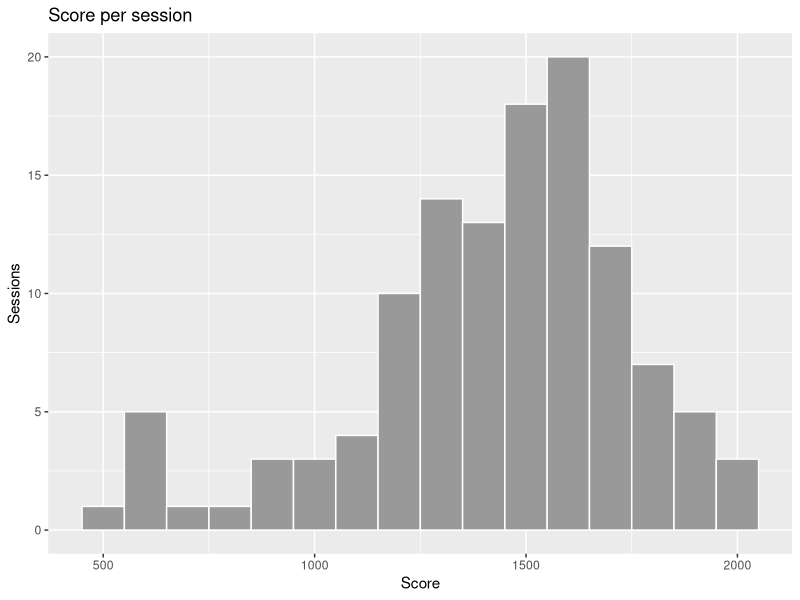
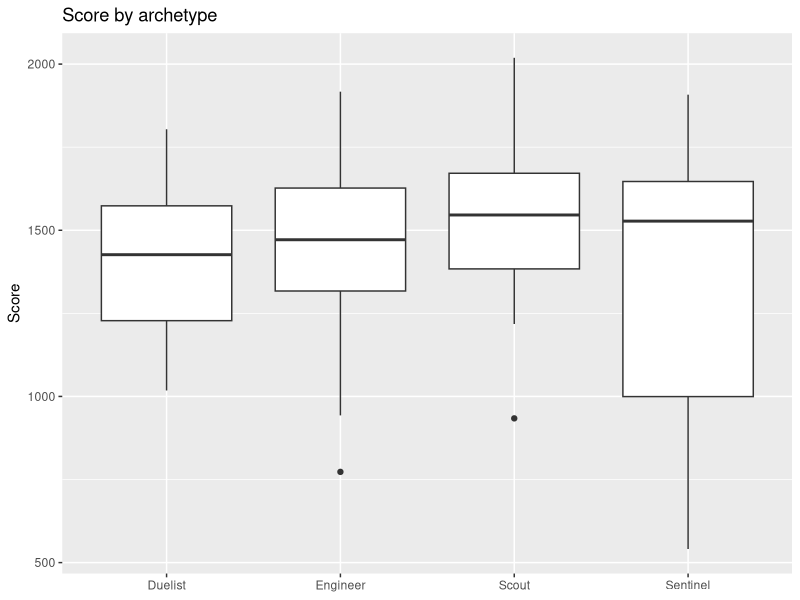
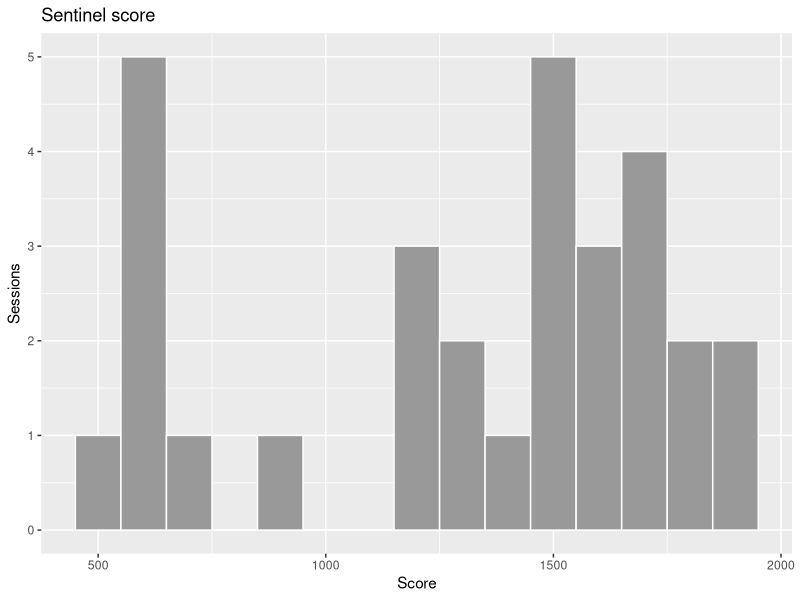
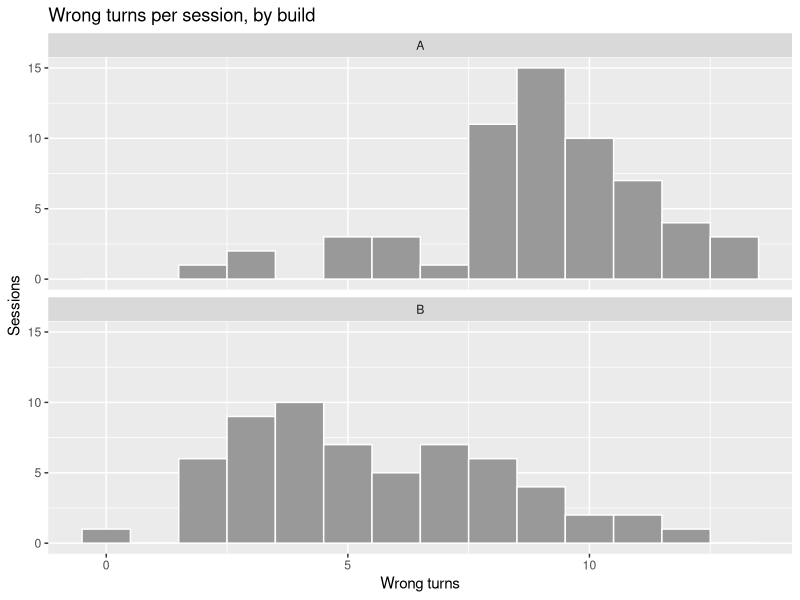
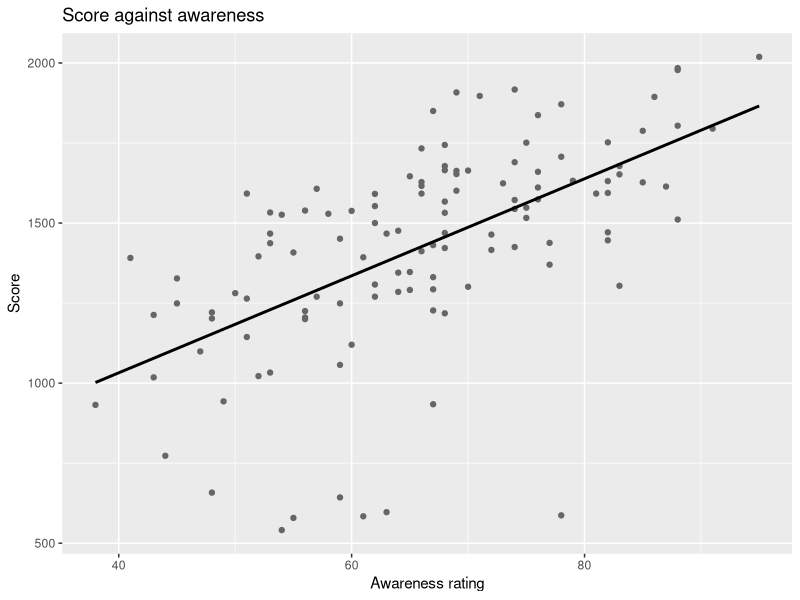
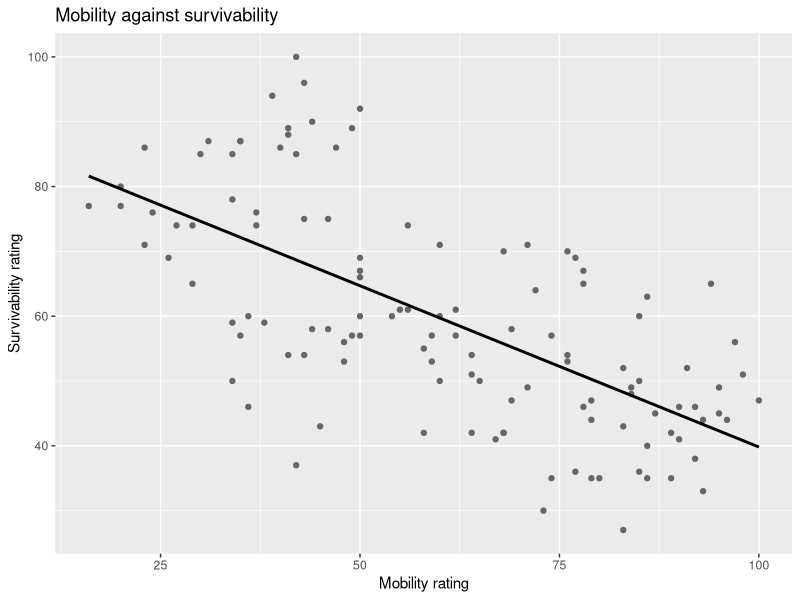
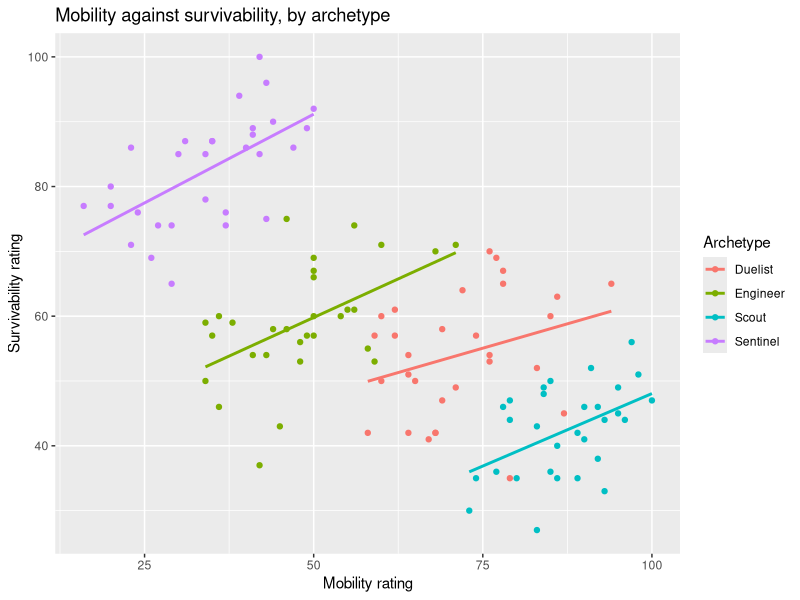

R code for these plots, in order:
## ---- chunk 1
#| label: setup
library(readr)
library(dplyr)
library(tidyr)
library(ggplot2)

sessions <- read_csv("data/tidebreak_sessions.csv", show_col_types = FALSE)
survey   <- read_csv("data/tidebreak_survey.csv", show_col_types = FALSE)

nrow(sessions)
dim(survey)
## ---- chunk 2
#| label: ex01
ggplot(sessions, aes(x = score)) +
  geom_histogram(binwidth = 100, fill = "grey60", colour = "white") +
  labs(title = "Score per session", x = "Score", y = "Sessions")
## ---- chunk 3
#| label: ex02
ggplot(sessions, aes(x = archetype, y = score)) +
  geom_boxplot() +
  labs(title = "Score by archetype", x = NULL, y = "Score")
## ---- chunk 4
#| label: ex02-check
ggplot(filter(sessions, archetype == "Sentinel"), aes(x = score)) +
  geom_histogram(binwidth = 100, fill = "grey60", colour = "white") +
  labs(title = "Sentinel score", x = "Score", y = "Sessions")
## ---- chunk 5
#| label: ex03
#| fig-height: 5
ggplot(sessions, aes(x = wrong_turns)) +
  geom_histogram(binwidth = 1, fill = "grey60", colour = "white") +
  facet_wrap(~ build, ncol = 1) +
  labs(title = "Wrong turns per session, by build",
       x = "Wrong turns", y = "Sessions")
## ---- chunk 6
#| label: ex04
cor(sessions$awareness, sessions$score)
cor(sessions$shots_fired, sessions$score)
## ---- chunk 7
#| label: ex05
fit <- lm(score ~ awareness, data = sessions)
coef(fit)
confint(fit)
summary(fit)$r.squared

ggplot(sessions, aes(x = awareness, y = score)) +
  geom_point(colour = "grey40") +
  geom_smooth(method = "lm", se = FALSE, colour = "black") +
  labs(title = "Score against awareness",
       x = "Awareness rating", y = "Score")

worst <- order(resid(fit))[1:7]
sessions[worst, c("session_id", "archetype", "awareness", "score")]
## ---- chunk 8
#| label: ex05-numbers
#| include: false
b1    <- coef(fit)[["awareness"]]
b1_ci <- confint(fit)["awareness", ]
r2    <- summary(fit)$r.squared
n_sen <- sum(sessions$archetype[order(resid(fit))[1:7]] == "Sentinel")
stopifnot(n_sen >= 5)
## ---- chunk 9
#| label: ex06
ggplot(sessions, aes(x = mobility, y = survivability)) +
  geom_point(colour = "grey40") +
  geom_smooth(method = "lm", se = FALSE, colour = "black") +
  labs(title = "Mobility against survivability",
       x = "Mobility rating", y = "Survivability rating")

cor(sessions$mobility, sessions$survivability)
## ---- chunk 10
#| label: ex07-setup
#| include: false
r_all  <- cor(sessions$mobility, sessions$survivability)
r_arch <- sapply(split(sessions, sessions$archetype),
                 function(d) cor(d$mobility, d$survivability))
stopifnot(r_all < -0.5, all(r_arch > 0))
## ---- chunk 11
#| label: ex07
ggplot(sessions, aes(x = mobility, y = survivability, colour = archetype)) +
  geom_point() +
  geom_smooth(method = "lm", se = FALSE) +
  labs(title = "Mobility against survivability, by archetype",
       x = "Mobility rating", y = "Survivability rating", colour = "Archetype")

sessions |>
  group_by(archetype) |>
  summarise(r = cor(mobility, survivability))
## ---- chunk 12
#| label: ex08
long <- survey |>
  pivot_longer(-session_id, names_to = "item", values_to = "rating")

dim(long)
head(long, 3)
## ---- chunk 13
#| label: ex09
round(prop.table(table(long$item, long$rating), margin = 1), 2)

agree_by_build <- long |>
  left_join(select(sessions, session_id, build), by = "session_id") |>
  group_by(item, build) |>
  summarise(agree = mean(rating >= 4), .groups = "drop") |>
  pivot_wider(names_from = build, values_from = agree) |>
  mutate(change = B - A) |>
  arrange(desc(abs(change)))

agree_by_build
## ---- chunk 14
#| label: ex09-check
#| echo: false
nav <- agree_by_build[agree_by_build$item == "level_navigable", ]
obj <- agree_by_build[agree_by_build$item == "objective_clear", ]
stopifnot(agree_by_build$item[1] == "objective_clear", nav$change < obj$change)
## ---- chunk 15
#| label: ex10
enjoy <- t.test(enjoyment ~ build, data = sessions)
enjoy$estimate
enjoy$conf.int

agree_by_build[agree_by_build$item == "would_play_again", ]
## ---- chunk 16
#| label: ex10-check
#| include: false
wpa <- agree_by_build[agree_by_build$item == "would_play_again", ]
stopifnot(enjoy$p.value > 0.5, abs(wpa$change) < 0.1)
## ---- chunk 17
#| label: ex11
nrow(sessions)
length(unique(sessions$player_id))
## ---- chunk 18
#| label: ex12
wt <- t.test(wrong_turns ~ build, data = sessions)
wt$estimate
wt$conf.int

table(sessions$player_id)[1:4]
table(sessions$cohort, sessions$build)
## ---- chunk 19
#| label: ex12-check
#| include: false
per_player <- unique(as.vector(table(sessions$player_id)))
n_players  <- length(unique(sessions$player_id))
stopifnot(length(per_player) == 1, wt$conf.int[1] > 0,
          round(enjoy$estimate[[1]], 2) == round(enjoy$estimate[[2]], 2))
## ---- chunk 20
#| label: challenge
themed <- sessions |>
  mutate(theme = case_when(
    grepl("lost|circles|meant to go|objective", comment) ~ "Lost or unclear",
    grepl("route|exit|signposting", comment)             ~ "Found the way",
    grepl("Died|hard", comment)                          ~ "Difficulty",
    TRUE                                                 ~ "General"
  ))

table(themed$theme, themed$build)
table(themed$theme, enjoyed = themed$enjoyment >= 5)
## ---- chunk 21
#| label: challenge-check
#| include: false
lost <- table(themed$theme, themed$build)["Lost or unclear", ]
stopifnot(lost[["B"]] > lost[["A"]],
          all(themed$enjoyment[themed$theme == "Lost or unclear"] < 5))
